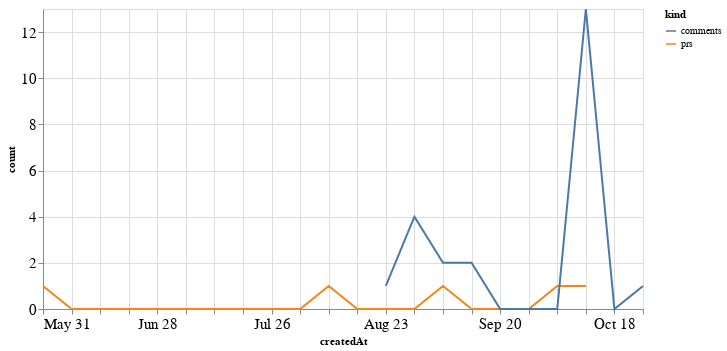

Write notebook code for a chart like this one.
### Code cell
alt.Chart(total_time, width=600).mark_line().encode(
    x='createdAt',
    y='count',
    color='kind'
)

### Figure 1 — Vega-Lite specification as saved in the notebook (floating-point values rounded to 4 significant figures)
{"config": {"axisLeft": {"labelFontSize": 15}, "axisBottom": {"labelFontSize": 15}}, "data": {"name": "data-883d16b0400e7fd70b268b54c0eaae79"}, "mark": "line", "encoding": {"color": {"type": "nominal", "field": "kind"}, "x": {"type": "temporal", "field": "createdAt"}, "y": {"type": "quantitative", "field": "count"}}, "width": 600, "$schema": "https://vega.github.io/schema/vega-lite/v4.8.1.json", "datasets": {"data-883d16b0400e7fd70b268b54c0eaae79": [{"createdAt": "2020-05-31T00:00:00", "kind": "prs", "count": 1.0}, {"createdAt": "2020-06-07T00:00:00", "kind": "prs", "count": 0.0}, {"createdAt": "2020-06-14T00:00:00", "kind": "prs", "count": 0.0}, {"createdAt": "2020-06-21T00:00:00", "kind": "prs", "count": 0.0}, {"createdAt": "2020-06-28T00:00:00", "kind": "prs", "count": 0.0}, {"createdAt": "2020-07-05T00:00:00", "kind": "prs", "count": 0.0}, {"createdAt": "2020-07-12T00:00:00", "kind": "prs", "count": 0.0}, {"createdAt": "2020-07-19T00:00:00", "kind": "prs", "count": 0.0}, {"createdAt": "2020-07-26T00:00:00", "kind": "prs", "count": 0.0}, {"createdAt": "2020-08-02T00:00:00", "kind": "prs", "count": 0.0}, {"createdAt": "2020-08-09T00:00:00", "kind": "prs", "count": 1.0}, {"createdAt": "2020-08-16T00:00:00", "kind": "prs", "count": 0.0}, {"createdAt": "2020-08-23T00:00:00", "kind": "prs", "count": 0.0}, {"createdAt": "2020-08-30T00:00:00", "kind": "prs", "count": 0.0}, {"createdAt": "2020-09-06T00:00:00", "kind": "prs", "count": 1.0}, {"createdAt": "2020-09-13T00:00:00", "kind": "prs", "count": 0.0}, {"createdAt": "2020-09-20T00:00:00", "kind": "prs", "count": 0.0}, {"createdAt": "2020-09-27T00:00:00", "kind": "prs", "count": 0.0}, {"createdAt": "2020-10-04T00:00:00", "kind": "prs", "count": 1.0}, {"createdAt": "2020-10-11T00:00:00", "kind": "prs", "count": 1.0}, {"createdAt": "2020-10-18T00:00:00", "kind": "prs", "count": null}, {"createdAt": "2020-10-25T00:00:00", "kind": "prs", "count": null}, {"createdAt": "2020-05-31T00:00:00", "kind": "comments", "count": null}, {"createdAt": "2020-06-07T00:00:00", "kind": "comments", "count": null}, {"createdAt": "2020-06-14T00:00:00", "kind": "comments", "count": null}, {"createdAt": "2020-06-21T00:00:00", "kind": "comments", "count": null}, {"createdAt": "2020-06-28T00:00:00", "kind": "comments", "count": null}, {"createdAt": "2020-07-05T00:00:00", "kind": "comments", "count": null}, {"createdAt": "2020-07-12T00:00:00", "kind": "comments", "count": null}, {"createdAt": "2020-07-19T00:00:00", "kind": "comments", "count": null}, {"createdAt": "2020-07-26T00:00:00", "kind": "comments", "count": null}, {"createdAt": "2020-08-02T00:00:00", "kind": "comments", "count": null}, {"createdAt": "2020-08-09T00:00:00", "kind": "comments", "count": null}, {"createdAt": "2020-08-16T00:00:00", "kind": "comments", "count": null}, {"createdAt": "2020-08-23T00:00:00", "kind": "comments", "count": 1.0}, {"createdAt": "2020-08-30T00:00:00", "kind": "comments", "count": 4.0}, {"createdAt": "2020-09-06T00:00:00", "kind": "comments", "count": 2.0}, {"createdAt": "2020-09-13T00:00:00", "kind": "comments", "count": 2.0}, {"createdAt": "2020-09-20T00:00:00", "kind": "comments", "count": 0.0}, {"createdAt": "2020-09-27T00:00:00", "kind": "comments", "count": 0.0}, {"createdAt": "2020-10-04T00:00:00", "kind": "comments", "count": 0.0}, {"createdAt": "2020-10-11T00:00:00", "kind": "comments", "count": 13.0}, {"createdAt": "2020-10-18T00:00:00", "kind": "comments", "count": 0.0}, {"createdAt": "2020-10-25T00:00:00", "kind": "comments", "count": 1.0}]}}
